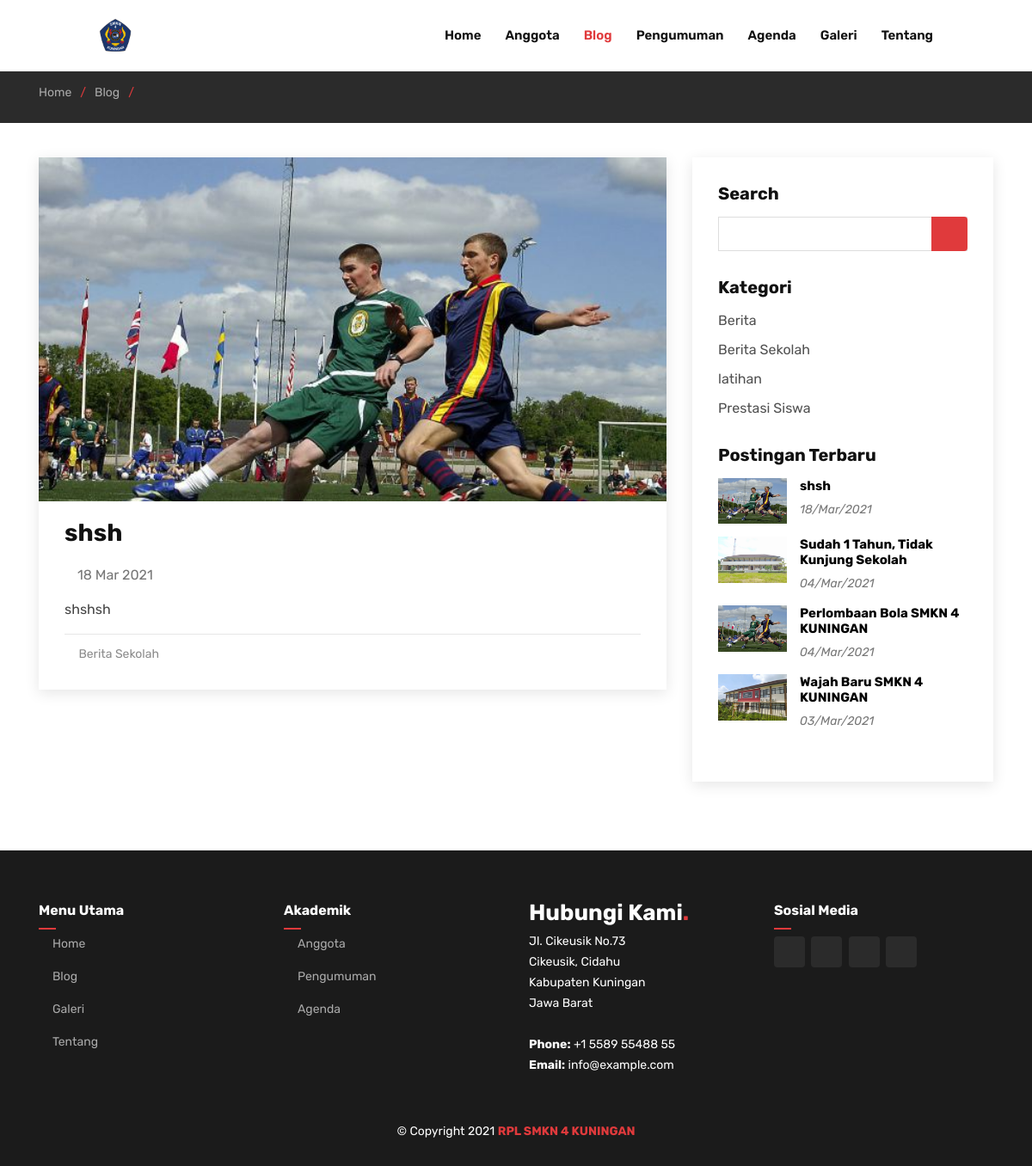
Page /detail/shsh on the committed database.
### tables this page shows
CREATE TABLE `pengaturan` (
  `nama` varchar(255) NOT NULL,
  `deskripsi` text NOT NULL,
  `logo` varchar(255) NOT NULL,
  `link_facebook` varchar(255) NOT NULL,
  `link_twitter` varchar(255) NOT NULL,
  `link_instagram` varchar(255) NOT NULL,
  `link_whatsapp` varchar(255) NOT NULL
);

CREATE TABLE `artikel` (
  `artikel_id` int(11) NOT NULL,
  `artikel_tanggal` datetime NOT NULL,
  `artikel_judul` varchar(100) NOT NULL,
  `artikel_slug` varchar(255) NOT NULL,
  `artikel_konten` longtext NOT NULL,
  `artikel_sampul` varchar(255) NOT NULL,
  `artikel_author` int(11) NOT NULL,
  `artikel_kategori` int(11) NOT NULL,
  `artikel_status` enum('publish','draft') NOT NULL
);

CREATE TABLE `kategori` (
  `kategori_id` int(11) NOT NULL,
  `kategori_nama` varchar(100) NOT NULL,
  `kategori_slug` varchar(255) NOT NULL
);

### application/controllers/Home.php (called while the page is built, shortened)
<?php
class Home extends CI_Controller
{
	public function __construct()
	{
		$this->load->model('m_data');
	}
	public function single($slug)
	{
		$data['artikel'] = $this->db->query("SELECT * FROM artikel,pengguna,kategori WHERE artikel_status='publish'
											AND artikel_author=pengguna_id
											AND artikel_kategori=kategori_id
											AND artikel_slug='$slug'")->result();
		$data['pengaturan'] = $this->m_data->get_data('pengaturan')->row();
		$data['kategori'] = $this->m_data->get_data('kategori', 'kategori_nama', 'asc')->result();
		if (count($data['artikel']) > 0) {
			$data['meta_keyword'] = $data['artikel'][0]->artikel_judul;
			$data['meta_description'] = substr($data['artikel'][0]->artikel_konten, 0, 100);
		} else {
			$data['meta_keyword'] = $data['pengaturan']->nama;
			$data['meta_description'] = $data['pengaturan']->deskripsi;
		}
		$this->load->view('frontend/v_header', $data);
		$this->load->view('frontend/v_topbar', $data);
		$this->load->view('frontend/v_singel', $data);
		$this->load->view('frontend/v_footer', $data);
	}
}

### index.php (called while the page is built, shortened)
<?php
require_once BASEPATH.'core/CodeIgniter.php';

### application/models/M_data.php (called while the page is built, shortened)
<?php
class M_data extends CI_Model
{
     public function get_data($table, $nama = null, $order_by = null)
     {
          $this->db->order_by($nama, $order_by);
          return $this->db->get($table);
     }
}

### application/views/frontend/v_singel.php (the view, shortened to what this page needs)
<main id="main">
     <section class="breadcrumbs">
          <div class="container">
               <ol>
                    <li><a href="<?= base_url() ?>">Home</a></li>
                    <li><a href="<?= base_url('blog') ?>">Blog</a></li>
                    <li></li>
               </ol>
          </div>
     </section>
     <section id="blog" class="blog">
          <div class="container" data-aos="fade-up">
               <div class="row">
                    <div class="col-lg-8 entries">
                         <?php foreach ($artikel as $a) { ?>
                              <article class="entry entry-single">
                                   <div class="entry-img">
                                        <img src="<?= base_url() . 'gambar/artikel/' . $a->artikel_sampul ?>" width="100%" class="img-fluid">
                                   </div>
                                   <h2 class="entry-title">
                                        <a href="<?= base_url() . 'detail/' . $a->artikel_slug ?>"><?= $a->artikel_judul ?></a>
                                   </h2>
                                   <div class="entry-meta">
                                        <ul>
                                             <li class="d-flex align-items-center"><i class="icofont-wall-clock"></i><?= date('d M Y', strtotime($a->artikel_tanggal)) ?></li>
                                        </ul>
                                   </div>
                                   <div class="entry-content">
                                        <p><?= $a->artikel_konten ?></p>
                                   </div>
                                   <div class="entry-footer clearfix">
                                        <div class="float-left">
                                             <i class="icofont-folder"></i>
                                             <ul class="cats">
                                                  <li><a href="<?= base_url() . 'kategori-blog/' . $a->kategori_slug ?>"><?= $a->kategori_nama ?></a></li>
                                             </ul>
                                        </div>
                                   </div>
                              </article>
                         <?php } ?>
                    </div>
                    <?php $this->load->view('frontend/v_sidebar') ?>
               </div>
          </div>
     </section>
</main>

### application/views/frontend/v_topbar.php
<header id="header" class="fixed-top">
     <div class="container-fluid">
          <div class="row justify-content-center">
               <div class="col-xl-10 d-flex align-items-center">
                    <h1 class="logo mr-auto"><a href="<?= base_url() ?>"><img src="<?= base_url() . 'gambar/website/' . $pengaturan->logo ?>" alt=""></a></h1>
                    <nav class="nav-menu d-none d-lg-block">
                         <ul>
                              <li class="<?= $this->uri->segment(1) == ''  || $this->uri->segment(1) == 'home' ? 'active' : '' ?>">
                                   <a href="<?= base_url() ?>">Home</a>
                              </li>
                              <li class="<?= $this->uri->segment(1) == 'anggota-osis' ? 'active' : '' ?>">
                                   <a href="<?= base_url() ?>anggota-osis">Anggota</a>
                              </li>
                              <li class="<?= $this->uri->segment(1) == 'blog' || $this->uri->segment(1) == 'kategori-blog' || $this->uri->segment(1) == 'search' || $this->uri->segment(1) == 'detail' ? 'active' : '' ?>">
                                   <a href="<?= base_url() ?>blog">Blog</a>
                              </li>
                              <li class="<?= $this->uri->segment(1) == 'pengumuman-kegiatan' ? 'active' : '' ?>">
                                   <a href="<?= base_url() ?>pengumuman-kegiatan">Pengumuman</a>
                              </li>
                              <li class="<?= $this->uri->segment(1) == 'agenda-kegiatan' ? 'active' : '' ?>">
                                   <a href="<?= base_url() ?>agenda-kegiatan">Agenda</a>
                              </li>
                              <li class="<?= $this->uri->segment(1) == 'galeri-foto' ? 'active' : '' ?>">
                                   <a href="<?= base_url() ?>galeri-foto">Galeri</a>
                              </li>
                              <li class="<?= $this->uri->segment(1) == 'tentang' ? 'active' : '' ?>">
                                   <a href="<?= base_url() ?>tentang">Tentang</a>
                              </li>
                         </ul>
                    </nav>
               </div>
          </div>
     </div>
</header>

### application/views/frontend/v_sidebar.php
<div class="col-lg-4">
     <div class="sidebar">
          <h3 class="sidebar-title">Search</h3>
          <div class="sidebar-item search-form">
               <form action="<?= base_url() . 'search' ?>" method="POST">
                    <input type="text" name="cari">
                    <button type="submit"><i class="icofont-search"></i></button>
               </form>
          </div>
          <h3 class="sidebar-title">Kategori</h3>
          <div class="sidebar-item categories">
               <ul>
                    <?php foreach ($kategori as $k) { ?>
                         <li><a href="<?= base_url() . 'kategori-blog/' . $k->kategori_slug ?>"><?= $k->kategori_nama ?></a></li>
                    <?php } ?>
               </ul>
          </div>
          <h3 class="sidebar-title">Postingan Terbaru</h3>
          <div class="sidebar-item recent-posts">
               <?php
               $artikel = $this->db->query("SELECT * FROM artikel,pengguna,kategori WHERE artikel_status='publish' AND artikel_author=pengguna_id AND artikel_kategori=kategori_id ORDER BY artikel_id DESC LIMIT 5")->result();
               foreach ($artikel as $a) { ?>
                    <div class="post-item clearfix">
                         <img src="<?= base_url() . 'gambar/artikel/' . $a->artikel_sampul ?>" alt="">
                         <h4><a href="<?= base_url() . 'detail/' . $a->artikel_slug ?>"><?= $a->artikel_judul ?></a></h4>
                         <time><?= date('d/M/Y', strtotime($a->artikel_tanggal)) ?></time>
                    </div>
               <?php } ?>
          </div>
     </div>
</div>

### assets_frontend/css/style.css (style rules this page uses)
body { font-family: 'Rubik', sans-serif; color: #444444; }
a { color: #e03a3c; }
h1, h2, h3, h4, h5, h6 { font-family: 'Rubik', sans-serif; }
#header { background: #fff; transition: all 0.5s; z-index: 997; padding: 20px 0; }
#header .logo { font-size: 32px; margin: 0; padding: 0; line-height: 1; font-weight: 600; font-family: 'Rubik', sans-serif; }
#header .logo a { color: #111111; }
#header .logo img { max-height: 40px; }
.nav-menu ul { margin: 0; padding: 0; list-style: none; }
.nav-menu>ul { display: flex; }
.nav-menu>ul>li { position: relative; white-space: nowrap; padding: 10px 0 10px 28px; }
.nav-menu a { display: block; position: relative; color: #111111; transition: 0.3s; font-size: 15px; font-weight: 600; font-family: 'Rubik', sans-serif; }
.nav-menu a:hover, .nav-menu .active>a, .nav-menu li:hover>a { color: #e03a3c; }
.mobile-nav { position: fixed; top: 55px; right: 15px; bottom: 15px; left: 15px; z-index: 9999; overflow-y: auto; background: #fff; transition: ease-in-out 0.2s; opacity: 0; visibility: hidden; border-radius: 10px; padding: 10px 0; }
.mobile-nav * { margin: 0; padding: 0; list-style: none; }
.mobile-nav a { display: block; position: relative; color: #111111; padding: 10px 20px; font-weight: 500; outline: none; }
.mobile-nav a:hover, .mobile-nav .active>a, .mobile-nav li:hover>a { color: #e03a3c; text-decoration: none; }
section { padding: 60px 0; overflow: hidden; position: relative; }
.breadcrumbs { padding: 15px 0; background: #2b2b2b; min-height: 40px; margin-top: 82px; color: #fff; }
.breadcrumbs ol { display: flex; flex-wrap: wrap; list-style: none; padding: 0 0 10px 0; margin: 0; font-size: 14px; }
.breadcrumbs ol a { color: #aaaaaa; }
.breadcrumbs ol li+li { padding-left: 10px; }
.breadcrumbs ol li+li::before { display: inline-block; padding-right: 10px; color: #e03a3c; content: "/"; }
.blog { padding: 40px 0 20px 0; }
.blog .entry { padding: 30px; margin-bottom: 60px; box-shadow: 0 4px 16px rgba(0, 0, 0, 0.1); }
.blog .entry .entry-img { max-height: 400px; margin: -30px -30px 20px -30px; overflow: hidden; }
.blog .entry .entry-title { font-size: 28px; font-weight: bold; padding: 0; margin: 0 0 20px 0; }
.blog .entry .entry-title a { color: #111111; transition: 0.3s; }
.blog .entry .entry-meta { margin-bottom: 15px; color: #777777; }
.blog .entry .entry-meta ul { display: flex; flex-wrap: wrap; list-style: none; padding: 0; margin: 0; }
.blog .entry .entry-meta i { font-size: 14px; padding-right: 4px; }
.blog .entry .entry-content p { line-height: 24px; }
.blog .entry .entry-footer { padding-top: 10px; border-top: 1px solid #e6e6e6; }
.blog .entry .entry-footer i { color: #5e5e5e; display: inline; }
.blog .entry .entry-footer a { color: #8b8b8b; transition: 0.3s; }
.blog .entry .entry-footer .cats { list-style: none; display: inline; padding: 0 20px 0 0; font-size: 14px; }
.blog .entry .entry-footer .cats li { display: inline-block; }
.blog .entry-single { margin-bottom: 30px; }
.blog .sidebar { padding: 30px; margin: 0 0 60px 0px; box-shadow: 0 4px 16px rgba(0, 0, 0, 0.1); }
.blog .sidebar .sidebar-title { font-size: 20px; font-weight: 700; padding: 0 0 0 0; margin: 0 0 15px 0; color: #111111; position: relative; }
.blog .sidebar .sidebar-item { margin-bottom: 30px; }
.blog .sidebar .search-form form { background: #fff; border: 1px solid #ddd; padding: 3px 10px; position: relative; }
.blog .sidebar .search-form form input[type="text"] { border: 0; padding: 4px; border-radius: 4px; width: calc(100% - 40px); }
.blog .sidebar .search-form form button { position: absolute; top: 0; right: 0; bottom: 0; border: 0; background: none; font-size: 16px; padding: 0 15px; margin: -1px; background: #e03a3c; color: #fff; transition: 0.3s; border-radius: 0 4px 4px 0; }
.blog .sidebar .categories ul { list-style: none; padding: 0; }
.blog .sidebar .categories ul li+li { padding-top: 10px; }
.blog .sidebar .categories ul a { color: #515151; }
.blog .sidebar .recent-posts .post-item+.post-item { margin-top: 15px; }
.blog .sidebar .recent-posts img { width: 80px; float: left; }
.blog .sidebar .recent-posts h4 { font-size: 15px; margin-left: 95px; font-weight: bold; }
.blog .sidebar .recent-posts h4 a { color: black; transition: 0.3s; }
.blog .sidebar .recent-posts time { display: block; margin-left: 95px; font-style: italic; font-size: 14px; color: #777777; }

### rows in the picture
pengaturan: logo (picture)
artikel: artikel_sampul (picture), artikel_judul "shsh", artikel_tanggal "18 Mar 2021", artikel_konten "shshsh", artikel_kategori.kategori_nama "Berita Sekolah", artikel_tanggal "18/Mar/2021"
kategori: kategori_nama "Berita"
kategori: kategori_nama "Berita Sekolah"
kategori: kategori_nama "latihan"
kategori: kategori_nama "Prestasi Siswa"
artikel: artikel_sampul (picture), artikel_judul "Sudah 1 Tahun, Tidak Kunjung Sekolah", artikel_tanggal "04/Mar/2021"
artikel: artikel_sampul (picture), artikel_judul "Perlombaan Bola SMKN 4 KUNINGAN", artikel_tanggal "04/Mar/2021"
artikel: artikel_sampul (picture), artikel_judul "Wajah Baru SMKN 4 KUNINGAN", artikel_tanggal "03/Mar/2021"
